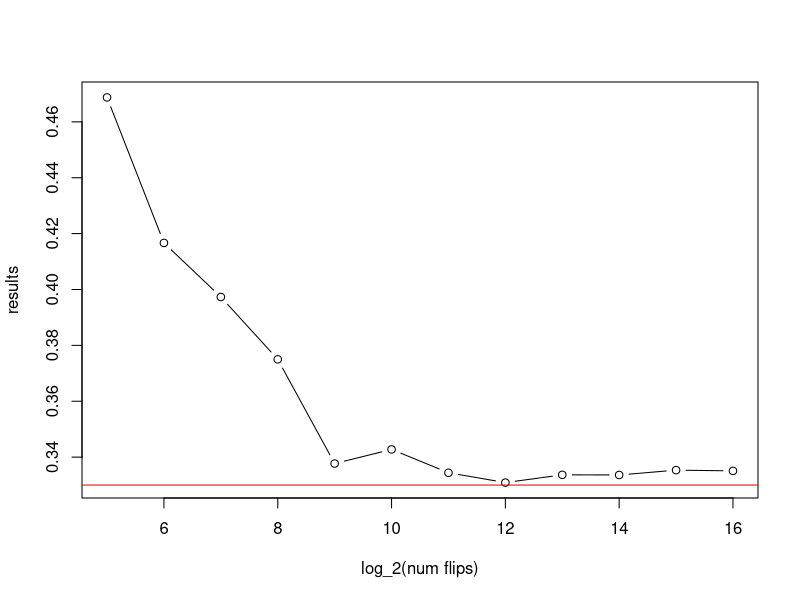

Generate this figure with R:
sizevec = 2 ^ (c(5:16))

ns = length(sizevec)

heads = numeric(length = ns)
results = numeric(length = ns)

for(i in c(1:ns))
{
  flips = sample(x=3, size=sizevec[i], replace=TRUE)
  heads[i] = sum(flips==1)
  results[i] = sum(heads[1:i])/sum(sizevec[1:i])
}

plot(c(5:16), results, type='b', xlab='log_2(num flips)')
abline(h=0.33, col='red')